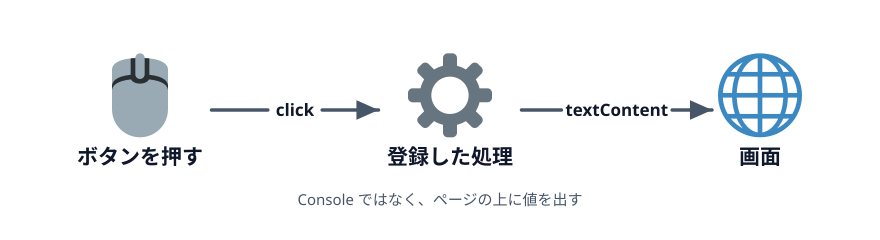

Recreate this plot in Python.
"""1-3 のサムネ: 出力先が Console から画面に変わる。

イメージスキーマ = SOURCE-PATH-GOAL（着点が差し替わる）。
実行: cd images && python3 00-thumbnail.py
"""

import pathlib
import sys

sys.path.insert(0, str(pathlib.Path.home() / ".claude/skills/genfig"))
from genfig import Canvas  # noqa: E402

c = Canvas(880, 240)

btn = c.node(140, 110, "ボタンを押す", emoji_cp="1f5b1", w=160, h=92)   # 🖱️
js = c.node(450, 110, "登録した処理", emoji_cp="2699", w=150, h=92)     # ⚙️
scr = c.node(760, 110, "画面", emoji_cp="1f310", w=150, h=92)           # 🌐

c.link(btn, js, label="click")
c.link(js, scr, label="textContent")

c.text(440, 205, "Console ではなく、ページの上に値を出す", scale="body", align="center")

print(c.save("00-thumbnail.svg"))
